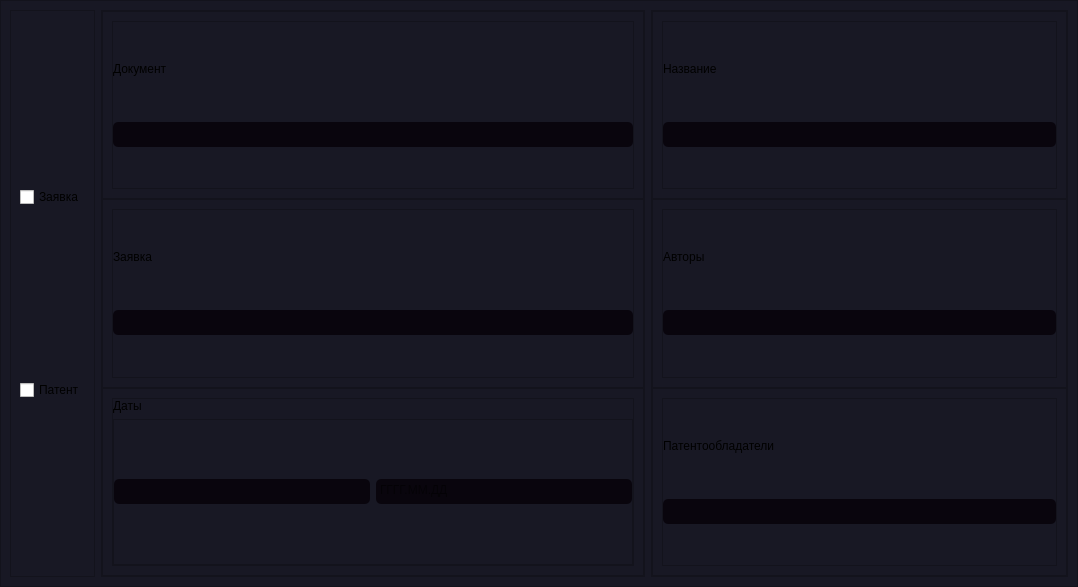
<?xml version="1.0" encoding="UTF-8"?>
<ui version="4.0">
 <class>yandexParameter_widget</class>
 <widget class="QWidget" name="yandexParameter_widget">
  <property name="geometry">
   <rect>
    <x>0</x>
    <y>0</y>
    <width>1078</width>
    <height>587</height>
   </rect>
  </property>
  <property name="sizePolicy">
   <sizepolicy hsizetype="Expanding" vsizetype="Expanding">
    <horstretch>0</horstretch>
    <verstretch>0</verstretch>
   </sizepolicy>
  </property>
  <property name="maximumSize">
   <size>
    <width>16777215</width>
    <height>16777215</height>
   </size>
  </property>
  <property name="windowTitle">
   <string>Form</string>
  </property>
  <property name="styleSheet">
   <string notr="true">QFrame{
	background-color:rgb(24,24,36);
}
QPlainTextEdit{
	background-color:rgb(9,5,13);
	border-radius: 5px;
}</string>
  </property>
  <layout class="QHBoxLayout" name="horizontalLayout">
   <property name="spacing">
    <number>0</number>
   </property>
   <property name="leftMargin">
    <number>0</number>
   </property>
   <property name="topMargin">
    <number>0</number>
   </property>
   <property name="rightMargin">
    <number>0</number>
   </property>
   <property name="bottomMargin">
    <number>0</number>
   </property>
   <item>
    <widget class="QFrame" name="frame">
     <property name="frameShape">
      <enum>QFrame::StyledPanel</enum>
     </property>
     <property name="frameShadow">
      <enum>QFrame::Raised</enum>
     </property>
     <layout class="QHBoxLayout" name="horizontalLayout_2">
      <item>
       <widget class="QFrame" name="frame_31">
        <property name="maximumSize">
         <size>
          <width>100</width>
          <height>16777215</height>
         </size>
        </property>
        <property name="frameShape">
         <enum>QFrame::StyledPanel</enum>
        </property>
        <property name="frameShadow">
         <enum>QFrame::Raised</enum>
        </property>
        <layout class="QVBoxLayout" name="verticalLayout_33">
         <item>
          <widget class="QCheckBox" name="application_checkBox">
           <property name="text">
            <string>Заявка</string>
           </property>
          </widget>
         </item>
         <item>
          <widget class="QCheckBox" name="patent_checkBox">
           <property name="text">
            <string>Патент</string>
           </property>
          </widget>
         </item>
        </layout>
       </widget>
      </item>
      <item>
       <widget class="QFrame" name="frame_2">
        <property name="sizePolicy">
         <sizepolicy hsizetype="Preferred" vsizetype="Preferred">
          <horstretch>0</horstretch>
          <verstretch>0</verstretch>
         </sizepolicy>
        </property>
        <property name="minimumSize">
         <size>
          <width>0</width>
          <height>0</height>
         </size>
        </property>
        <property name="maximumSize">
         <size>
          <width>16777215</width>
          <height>16777215</height>
         </size>
        </property>
        <property name="frameShape">
         <enum>QFrame::StyledPanel</enum>
        </property>
        <property name="frameShadow">
         <enum>QFrame::Raised</enum>
        </property>
        <layout class="QVBoxLayout" name="verticalLayout_8">
         <property name="spacing">
          <number>0</number>
         </property>
         <property name="leftMargin">
          <number>0</number>
         </property>
         <property name="topMargin">
          <number>0</number>
         </property>
         <property name="rightMargin">
          <number>0</number>
         </property>
         <property name="bottomMargin">
          <number>0</number>
         </property>
         <item>
          <widget class="QFrame" name="frame_4">
           <property name="frameShape">
            <enum>QFrame::StyledPanel</enum>
           </property>
           <property name="frameShadow">
            <enum>QFrame::Raised</enum>
           </property>
           <layout class="QVBoxLayout" name="verticalLayout">
            <item>
             <widget class="QFrame" name="frame_5">
              <property name="frameShape">
               <enum>QFrame::StyledPanel</enum>
              </property>
              <property name="frameShadow">
               <enum>QFrame::Raised</enum>
              </property>
              <layout class="QVBoxLayout" name="verticalLayout_3">
               <property name="leftMargin">
                <number>0</number>
               </property>
               <property name="topMargin">
                <number>0</number>
               </property>
               <property name="rightMargin">
                <number>0</number>
               </property>
               <property name="bottomMargin">
                <number>0</number>
               </property>
               <item>
                <widget class="QLabel" name="label">
                 <property name="sizePolicy">
                  <sizepolicy hsizetype="Preferred" vsizetype="Maximum">
                   <horstretch>0</horstretch>
                   <verstretch>0</verstretch>
                  </sizepolicy>
                 </property>
                 <property name="text">
                  <string>Документ</string>
                 </property>
                </widget>
               </item>
               <item>
                <widget class="QPlainTextEdit" name="document_textEdit">
                 <property name="maximumSize">
                  <size>
                   <width>16777215</width>
                   <height>25</height>
                  </size>
                 </property>
                </widget>
               </item>
              </layout>
             </widget>
            </item>
           </layout>
          </widget>
         </item>
         <item>
          <widget class="QFrame" name="frame_6">
           <property name="frameShape">
            <enum>QFrame::StyledPanel</enum>
           </property>
           <property name="frameShadow">
            <enum>QFrame::Raised</enum>
           </property>
           <layout class="QVBoxLayout" name="verticalLayout_4">
            <item>
             <widget class="QFrame" name="frame_7">
              <property name="frameShape">
               <enum>QFrame::StyledPanel</enum>
              </property>
              <property name="frameShadow">
               <enum>QFrame::Raised</enum>
              </property>
              <layout class="QVBoxLayout" name="verticalLayout_5">
               <property name="leftMargin">
                <number>0</number>
               </property>
               <property name="topMargin">
                <number>0</number>
               </property>
               <property name="rightMargin">
                <number>0</number>
               </property>
               <property name="bottomMargin">
                <number>0</number>
               </property>
               <item>
                <widget class="QLabel" name="label_2">
                 <property name="sizePolicy">
                  <sizepolicy hsizetype="Preferred" vsizetype="Maximum">
                   <horstretch>0</horstretch>
                   <verstretch>0</verstretch>
                  </sizepolicy>
                 </property>
                 <property name="text">
                  <string>Заявка</string>
                 </property>
                </widget>
               </item>
               <item>
                <widget class="QPlainTextEdit" name="application_textEdit">
                 <property name="maximumSize">
                  <size>
                   <width>16777215</width>
                   <height>25</height>
                  </size>
                 </property>
                </widget>
               </item>
              </layout>
             </widget>
            </item>
           </layout>
          </widget>
         </item>
         <item>
          <widget class="QFrame" name="frame_8">
           <property name="minimumSize">
            <size>
             <width>0</width>
             <height>0</height>
            </size>
           </property>
           <property name="frameShape">
            <enum>QFrame::StyledPanel</enum>
           </property>
           <property name="frameShadow">
            <enum>QFrame::Raised</enum>
           </property>
           <layout class="QVBoxLayout" name="verticalLayout_32">
            <item>
             <widget class="QFrame" name="frame_9">
              <property name="frameShape">
               <enum>QFrame::StyledPanel</enum>
              </property>
              <property name="frameShadow">
               <enum>QFrame::Raised</enum>
              </property>
              <layout class="QVBoxLayout" name="verticalLayout_31">
               <property name="leftMargin">
                <number>0</number>
               </property>
               <property name="topMargin">
                <number>0</number>
               </property>
               <property name="rightMargin">
                <number>0</number>
               </property>
               <property name="bottomMargin">
                <number>0</number>
               </property>
               <item>
                <widget class="QLabel" name="label_14">
                 <property name="sizePolicy">
                  <sizepolicy hsizetype="Preferred" vsizetype="Maximum">
                   <horstretch>0</horstretch>
                   <verstretch>0</verstretch>
                  </sizepolicy>
                 </property>
                 <property name="text">
                  <string>Даты</string>
                 </property>
                </widget>
               </item>
               <item>
                <widget class="QFrame" name="frame_30">
                 <property name="minimumSize">
                  <size>
                   <width>0</width>
                   <height>0</height>
                  </size>
                 </property>
                 <property name="frameShape">
                  <enum>QFrame::StyledPanel</enum>
                 </property>
                 <property name="frameShadow">
                  <enum>QFrame::Raised</enum>
                 </property>
                 <layout class="QHBoxLayout" name="horizontalLayout_3">
                  <property name="leftMargin">
                   <number>0</number>
                  </property>
                  <property name="topMargin">
                   <number>0</number>
                  </property>
                  <property name="rightMargin">
                   <number>0</number>
                  </property>
                  <property name="bottomMargin">
                   <number>0</number>
                  </property>
                  <item>
                   <widget class="QPlainTextEdit" name="dateStart_textEdit">
                    <property name="maximumSize">
                     <size>
                      <width>16777215</width>
                      <height>25</height>
                     </size>
                    </property>
                    <property name="plainText">
                     <string/>
                    </property>
                    <property name="placeholderText">
                     <string>ГГГГ.ММ.ДД</string>
                    </property>
                   </widget>
                  </item>
                  <item>
                   <widget class="QPlainTextEdit" name="dateEnd_textEdit">
                    <property name="maximumSize">
                     <size>
                      <width>16777215</width>
                      <height>25</height>
                     </size>
                    </property>
                    <property name="placeholderText">
                     <string>ГГГГ.ММ.ДД</string>
                    </property>
                   </widget>
                  </item>
                 </layout>
                </widget>
               </item>
              </layout>
             </widget>
            </item>
           </layout>
          </widget>
         </item>
        </layout>
       </widget>
      </item>
      <item>
       <widget class="QFrame" name="frame_3">
        <property name="sizePolicy">
         <sizepolicy hsizetype="Preferred" vsizetype="Preferred">
          <horstretch>0</horstretch>
          <verstretch>0</verstretch>
         </sizepolicy>
        </property>
        <property name="minimumSize">
         <size>
          <width>0</width>
          <height>0</height>
         </size>
        </property>
        <property name="maximumSize">
         <size>
          <width>16777215</width>
          <height>16777215</height>
         </size>
        </property>
        <property name="frameShape">
         <enum>QFrame::StyledPanel</enum>
        </property>
        <property name="frameShadow">
         <enum>QFrame::Raised</enum>
        </property>
        <layout class="QVBoxLayout" name="verticalLayout_15">
         <property name="spacing">
          <number>0</number>
         </property>
         <property name="leftMargin">
          <number>0</number>
         </property>
         <property name="topMargin">
          <number>0</number>
         </property>
         <property name="rightMargin">
          <number>0</number>
         </property>
         <property name="bottomMargin">
          <number>0</number>
         </property>
         <item>
          <widget class="QFrame" name="frame_16">
           <property name="frameShape">
            <enum>QFrame::StyledPanel</enum>
           </property>
           <property name="frameShadow">
            <enum>QFrame::Raised</enum>
           </property>
           <layout class="QVBoxLayout" name="verticalLayout_16">
            <item>
             <widget class="QFrame" name="frame_17">
              <property name="frameShape">
               <enum>QFrame::StyledPanel</enum>
              </property>
              <property name="frameShadow">
               <enum>QFrame::Raised</enum>
              </property>
              <layout class="QVBoxLayout" name="verticalLayout_17">
               <property name="leftMargin">
                <number>0</number>
               </property>
               <property name="topMargin">
                <number>0</number>
               </property>
               <property name="rightMargin">
                <number>0</number>
               </property>
               <property name="bottomMargin">
                <number>0</number>
               </property>
               <item>
                <widget class="QLabel" name="label_7">
                 <property name="sizePolicy">
                  <sizepolicy hsizetype="Preferred" vsizetype="Maximum">
                   <horstretch>0</horstretch>
                   <verstretch>0</verstretch>
                  </sizepolicy>
                 </property>
                 <property name="text">
                  <string>Название</string>
                 </property>
                </widget>
               </item>
               <item>
                <widget class="QPlainTextEdit" name="namePatent_textEdit">
                 <property name="maximumSize">
                  <size>
                   <width>16777215</width>
                   <height>25</height>
                  </size>
                 </property>
                </widget>
               </item>
              </layout>
             </widget>
            </item>
           </layout>
          </widget>
         </item>
         <item>
          <widget class="QFrame" name="frame_18">
           <property name="frameShape">
            <enum>QFrame::StyledPanel</enum>
           </property>
           <property name="frameShadow">
            <enum>QFrame::Raised</enum>
           </property>
           <layout class="QVBoxLayout" name="verticalLayout_18">
            <item>
             <widget class="QFrame" name="frame_19">
              <property name="frameShape">
               <enum>QFrame::StyledPanel</enum>
              </property>
              <property name="frameShadow">
               <enum>QFrame::Raised</enum>
              </property>
              <layout class="QVBoxLayout" name="verticalLayout_19">
               <property name="leftMargin">
                <number>0</number>
               </property>
               <property name="topMargin">
                <number>0</number>
               </property>
               <property name="rightMargin">
                <number>0</number>
               </property>
               <property name="bottomMargin">
                <number>0</number>
               </property>
               <item>
                <widget class="QLabel" name="label_8">
                 <property name="sizePolicy">
                  <sizepolicy hsizetype="Preferred" vsizetype="Maximum">
                   <horstretch>0</horstretch>
                   <verstretch>0</verstretch>
                  </sizepolicy>
                 </property>
                 <property name="text">
                  <string>Авторы</string>
                 </property>
                </widget>
               </item>
               <item>
                <widget class="QPlainTextEdit" name="authot_textEdit">
                 <property name="maximumSize">
                  <size>
                   <width>16777215</width>
                   <height>25</height>
                  </size>
                 </property>
                </widget>
               </item>
              </layout>
             </widget>
            </item>
           </layout>
          </widget>
         </item>
         <item>
          <widget class="QFrame" name="frame_20">
           <property name="frameShape">
            <enum>QFrame::StyledPanel</enum>
           </property>
           <property name="frameShadow">
            <enum>QFrame::Raised</enum>
           </property>
           <layout class="QVBoxLayout" name="verticalLayout_20">
            <item>
             <widget class="QFrame" name="frame_21">
              <property name="frameShape">
               <enum>QFrame::StyledPanel</enum>
              </property>
              <property name="frameShadow">
               <enum>QFrame::Raised</enum>
              </property>
              <layout class="QVBoxLayout" name="verticalLayout_21">
               <property name="leftMargin">
                <number>0</number>
               </property>
               <property name="topMargin">
                <number>0</number>
               </property>
               <property name="rightMargin">
                <number>0</number>
               </property>
               <property name="bottomMargin">
                <number>0</number>
               </property>
               <item>
                <widget class="QLabel" name="label_9">
                 <property name="sizePolicy">
                  <sizepolicy hsizetype="Preferred" vsizetype="Maximum">
                   <horstretch>0</horstretch>
                   <verstretch>0</verstretch>
                  </sizepolicy>
                 </property>
                 <property name="text">
                  <string>Патентообладатели</string>
                 </property>
                </widget>
               </item>
               <item>
                <widget class="QPlainTextEdit" name="patentHolder_textEdit">
                 <property name="maximumSize">
                  <size>
                   <width>16777215</width>
                   <height>25</height>
                  </size>
                 </property>
                </widget>
               </item>
              </layout>
             </widget>
            </item>
           </layout>
          </widget>
         </item>
        </layout>
       </widget>
      </item>
     </layout>
    </widget>
   </item>
  </layout>
 </widget>
 <resources/>
 <connections/>
</ui>
